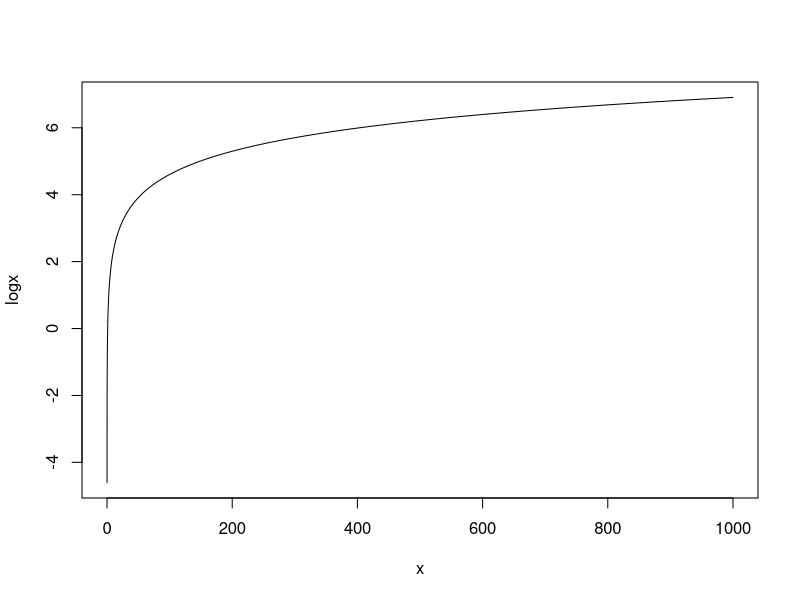
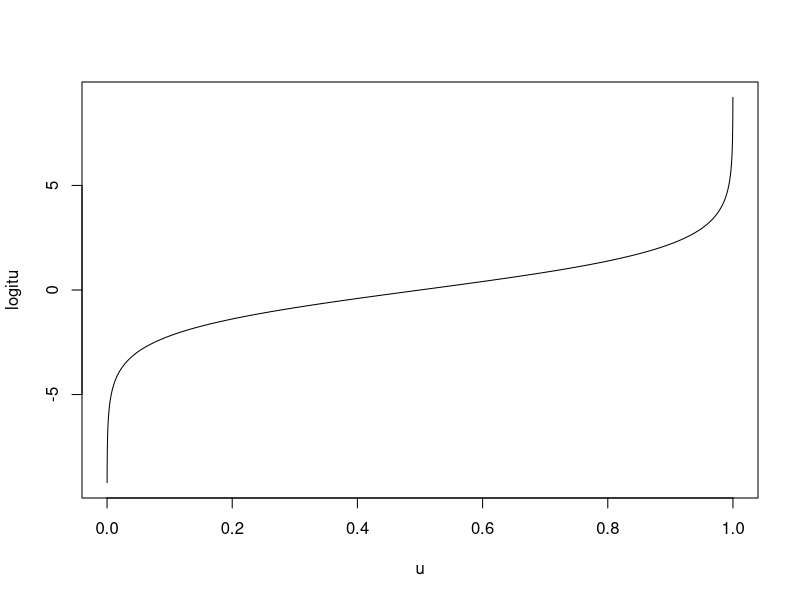
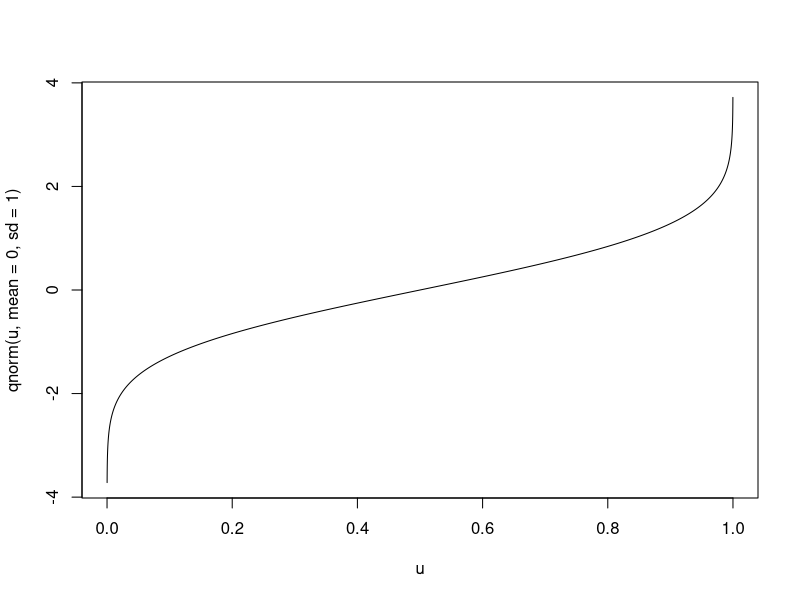
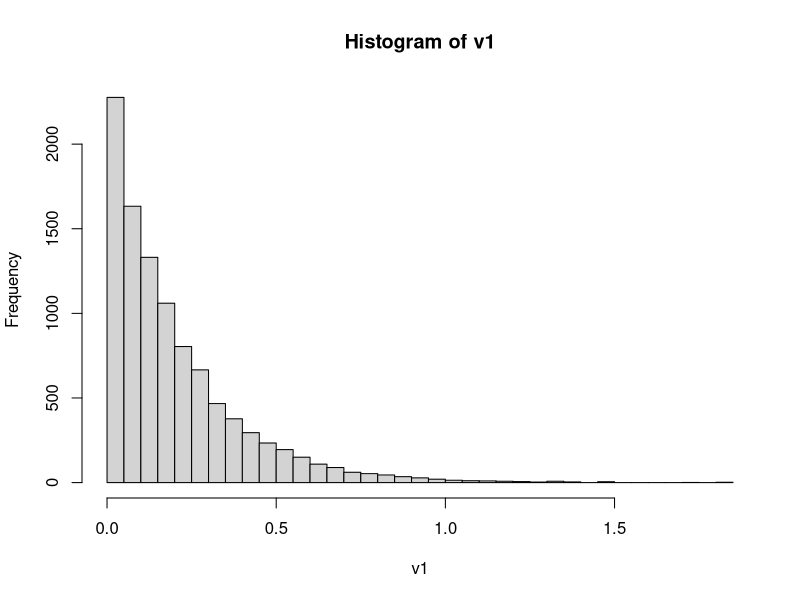
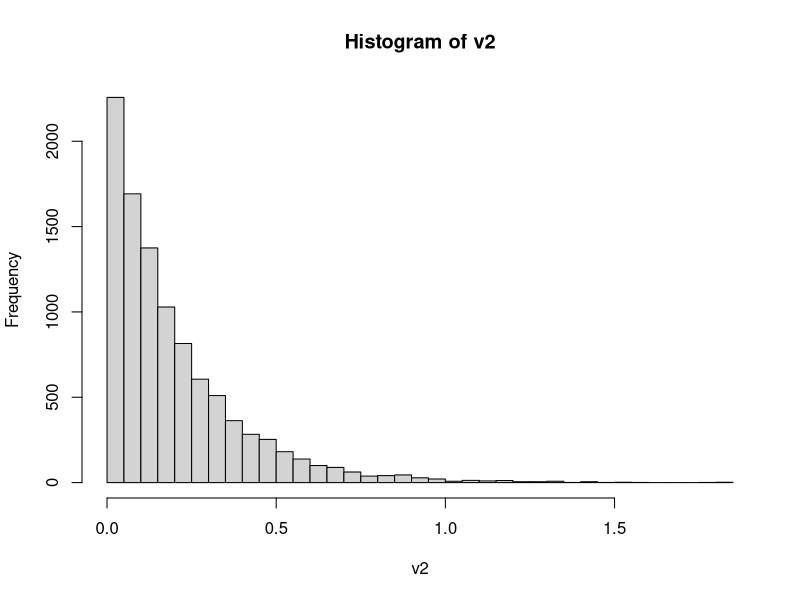
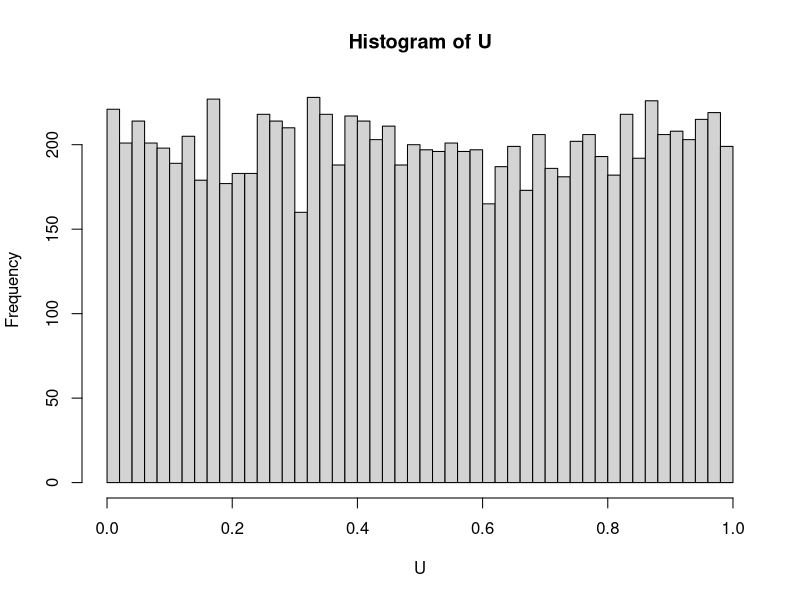
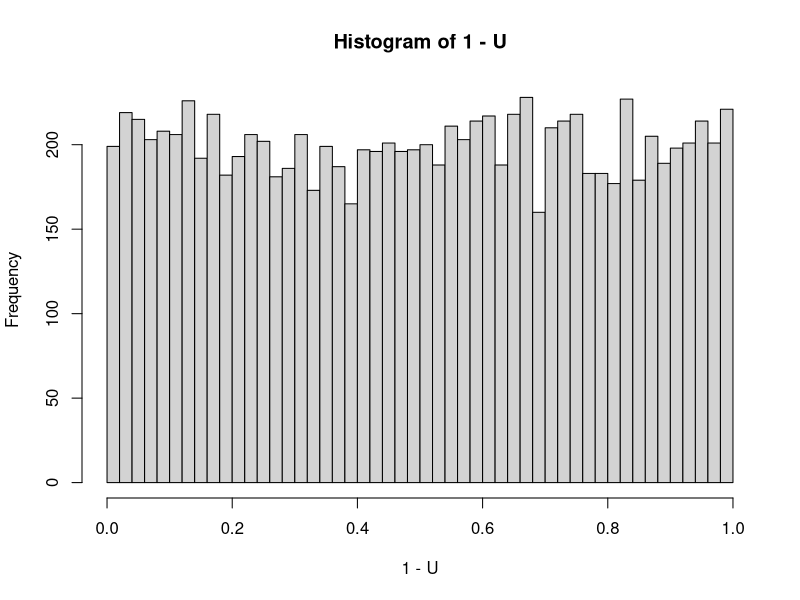
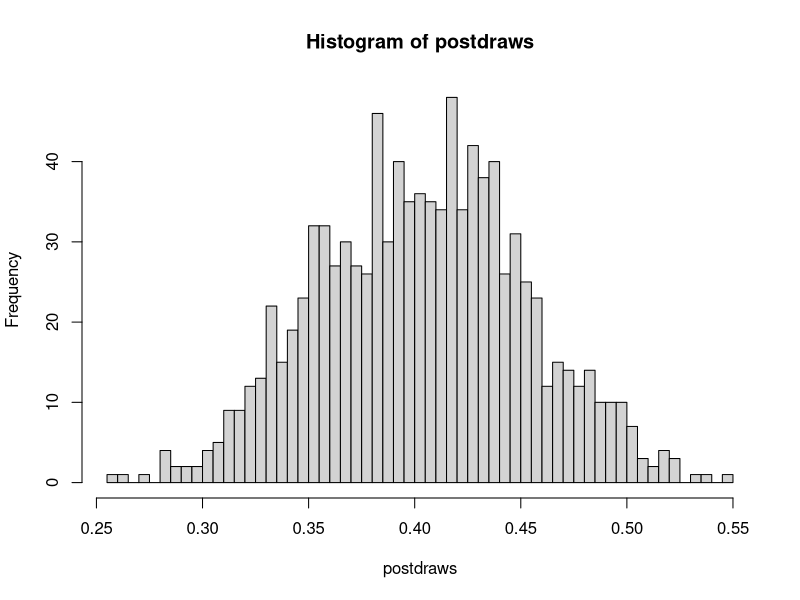

The R script that drew these images, in order:
rm(list = ls())

# Log transformations
x = seq(from = 0, to = 1000, by = 0.01)
logx = log(x)
plot(x, logx, type = "l")

# Logit transformation
u = seq(from = 0, to = 1, by = 0.0001)
logitu = log(u/(1-u))
plot(u, logitu, type = "l")

# Probit transformation
# By definition of the quantile function, qnorm provides the inverse of the normal CDF
# pnorm gives regular normal cdf
plot(u, qnorm(u, mean = 0, sd = 1), type = "l")

# Compare inverse CDF method of sampling to direct sampling
# We will sample from the Exponential distribution, as in lecture
# Suppose rate = 5 (value of lambda)
rate = 5

# Set the seed for comparability 
set.seed(1)

# Get random draws from a U(0,1) distribution
U = runif(n = 10000, min = 0, max = 1)
# inverse exponential cdf to sample from; histogram looks like exponential distribution
# insert U inside
v1 = -log(U)/rate

# now directly from the exponential distribution with same rate parameter
set.seed(1)
v2 = rexp(n = 10000, rate = rate)

# Look at histograms
hist(v1, breaks = 50)
hist(v2, breaks = 50)

# We can also convince ourselves that U and 1-U have essentially the same distribution
hist(U, breaks = 50)
hist(1-U, breaks = 50)


# Binomial Model Example

# For the sake of example, we will make up some data:
# sample of 100 births
n = 100
# 40 births are female out of 100
y = 40

# Posterior =  beta(y+1,n-y+1); we solved for this
# shape parameter alpha is y+1 and shape parameter beta is n-y+1

# Note that statisticians sometimes have different expressions for the same pdf
# We need to double check that R writes the pdf the same way as the textbook (see pages 580-581)
?rbeta

# Generate 1,000 draws from the posterior beta distribution
postdraws = rbeta(1000,shape1=y+1,shape2=n-y+1)

# Summarize the draws by looking at the histogram and different percentiles of the draws
hist(postdraws,breaks=50)
# Infer that the true probability of a female birth is around the mean given in the summary output
summary(postdraws)

# Posterior mean = (y+1)/(n+2)
# This is a comprise between the prior mean (1/2) and the sample proportion (y/n)

# Example 2
n = 100
y = 10

# Notice that the posterior "tracks" the data closely, even though the sample size is only 100 births
# Prior mean = 0.5, sample proportion = 0.1, and the posterior mean is very close to 0.1
postdraws2 = rbeta(1000,shape1=y+1,shape2=n-y+1)
hist(postdraws2,breaks=50)
summary(postdraws2)

# Example 3
n = 100
y = 90

# Again, we see that the posterior draws tracking the data closely
postdraws3 = rbeta(1000,shape1=n+1,shape2=n-y+1)
hist(postdraws3,breaks=50)
summary(postdraws3)

# Example 4
# What happens when the sample size is very small?
# The posterior has much greater spread and posterior mean is more influenced by prior mean
# Prior mean = 0.5, sample proportion = 0.4, posterior mean = (y+1)/(n+2) = (3/7)
n = 5
y = 2

postdraws4 = rbeta(1000,shape1=y+1,shape2=n-y+1)
hist(postdraws4,breaks=50)
summary(postdraws4)

# Example 5
# What happens when the sample size is very large?
# The posterior has very little spread and the posterior mean is centered tightly around the sample proportion
# Prior mean = 0.5, sample proportion = 0.95, posterior mean = (y+1)/(n+2) = 9501/10002 = 0.9499
n = 10000
y = 9500

postdraws5 = rbeta(1000,shape1=y+1,shape2=n-y+1)
hist(postdraws5,breaks=50)
summary(postdraws5)